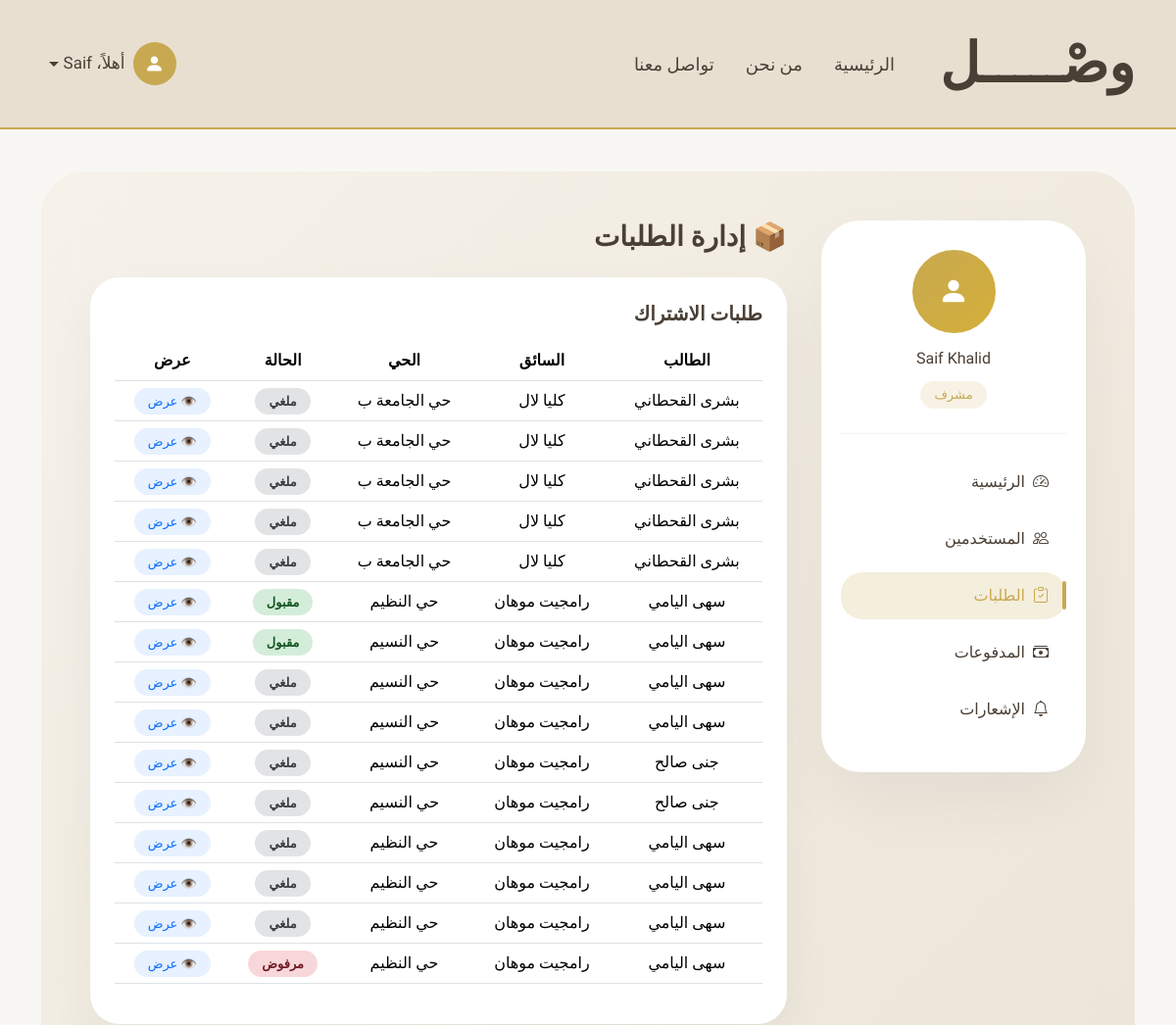
Before: /admin-panel/requests/ (signed in, upper part) with the older database file.
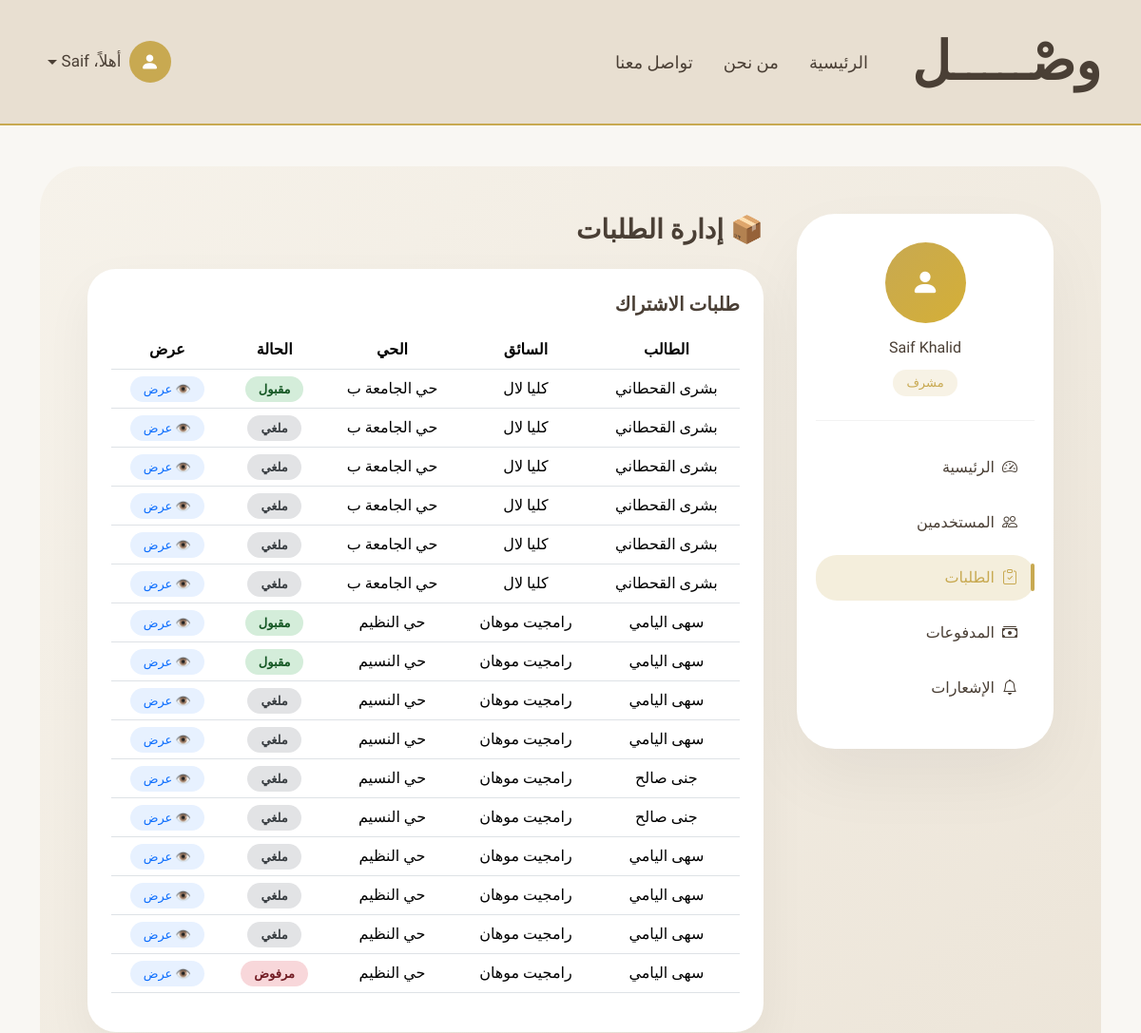
After: the same page with the newer database file.
### subscriptions/models.py (models this page shows, shortened)
class SubscriptionRequest(models.Model):
    STATUS_CHOICES = (
        ("pending", "قيد الانتظار"),
        ("approved", "مقبول"),
        ("rejected", "مرفوض"),
        ("cancelled", "ملغي"),
    )
    student = models.ForeignKey(
        StudentProfile,
        on_delete=models.CASCADE,
        related_name="subscription_requests"
    )
    subscription = models.ForeignKey(
        Subscription,
        on_delete=models.CASCADE,
        related_name="requests"
    )
    status = models.CharField(
        max_length=20,
        choices=STATUS_CHOICES,
        default="pending"
    )
    request_date = models.DateTimeField(auto_now_add=True)
    decision_date = models.DateTimeField(blank=True, null=True)
    joined_at = models.DateTimeField(null=True, blank=True)
    price_snapshot = models.DecimalField(
        max_digits=8,
        decimal_places=2,
        blank=True,
        null=True
    )
    note = models.TextField(blank=True, null=True)
    class Meta:
        constraints = [
            models.UniqueConstraint(
                fields=["student", "subscription"],
                condition=Q(status__in=["pending", "approved"]),
                name="unique_active_subscription_request"
            )
        ]

class Subscription(models.Model):
    DURATION_CHOICES = (
        ("monthly", "شهري"),
        ("semester", "فصلي"),
    )
    STATUS_CHOICES = (
        ("active", "Active"),
        ("inactive", "Inactive"),
        ("full", "Full"),
    )
    driver = models.ForeignKey(
        DriverProfile,
        on_delete=models.CASCADE,
        related_name="subscriptions"
    )
    neighborhood = models.CharField(max_length=200)
    price = models.DecimalField(max_digits=8, decimal_places=2)
    seats = models.PositiveIntegerField()
    available_seats = models.PositiveIntegerField()
    duration = models.CharField(
        max_length=20,
        choices=DURATION_CHOICES
    )
    status = models.CharField(
        max_length=20,
        choices=STATUS_CHOICES,
        default="active"
    )
    start_date = models.DateField()
    end_date = models.DateField()
    notes = models.TextField(blank=True, null=True)
    created_at = models.DateTimeField(auto_now_add=True)

### student/models.py (models this page shows, shortened)
class StudentProfile(models.Model):
    GENDER_CHOICES = (
        ("male", "ذكر"),
        ("female", "أنثى"),
    )
    user = models.OneToOneField(
        settings.AUTH_USER_MODEL,
        on_delete=models.CASCADE,
        related_name="student_profile"
    )
    neighborhood = models.CharField(
        max_length=150
    )
    location_url = models.URLField(
        blank=True,
        null=True
    )
    university_name = models.CharField(
        max_length=150
    )
    gender = models.CharField(
        max_length=10,
        choices=GENDER_CHOICES
    )
    created_at = models.DateTimeField(auto_now_add=True)

### accounts/models.py (models this page shows, shortened)
class User(AbstractUser):
    username = None  # حذفنا username رسميًا
    ROLE_CHOICES = (
        ('student', 'طالب'),
        ('driver', 'سائق'),
        ('admin', 'مشرف'),  # 🔥 الجديد
    )
    STATUS_CHOICES = (
        ('active', 'نشط'),
        ('banned', 'محظور'),
    )
    ADMIN_LEVELS = (
        (1, "Super Admin"),
        (2, "Manager"),
    )
    admin_level = models.IntegerField(
        choices=ADMIN_LEVELS,
        null=True,
        blank=True
    )
    email = models.EmailField(unique=True)
    role = models.CharField(
        max_length=20,
        choices=ROLE_CHOICES,
        default='student'
    )
    phone = models.CharField(max_length=20)
    city = models.ForeignKey(
        City,
        on_delete=models.PROTECT,
        related_name="users",
        verbose_name="المدينة"
    )
    status = models.CharField(
        max_length=20,
        choices=STATUS_CHOICES,
        default='active'
    )
    USERNAME_FIELD = "email"
    REQUIRED_FIELDS = ["first_name", "last_name", "phone"]
    objects = CustomUserManager()
    @property
    def full_name(self):
        return f"{self.first_name} {self.last_name}"

### driver/models.py (models this page shows, shortened)
class DriverProfile(models.Model):
    VERIFICATION_STATUS = (
        ("incomplete", "غير مكتمل"),
        ("pending", "قيد المراجعة"),
        ("approved", "مقبول"),
        ("rejected", "مرفوض"),
    )
    user = models.OneToOneField(
        settings.AUTH_USER_MODEL,
        on_delete=models.CASCADE,
        related_name="driver_profile"
    )
    id_document_image = CloudinaryField(
        'image',
        folder='wasl/drivers/docs',
        blank=True,
        null=True
    )
    driving_license_image = CloudinaryField(
        'image',
        folder='wasl/drivers/docs',
        blank=True,
        null=True
    )
    vehicle_registration_image = CloudinaryField(
        'image',
        folder='wasl/drivers/vehicle',
        blank=True,
        null=True
    )
    vehicle_insurance_image = CloudinaryField(
        'image',
        folder='wasl/drivers/vehicle',
        blank=True,
        null=True
    )
    vehicle_front_image = CloudinaryField(
        'image',
        folder='wasl/drivers/vehicle',
        blank=True,
        null=True
    )
    vehicle_back_image = CloudinaryField(
        'image',
        folder='wasl/drivers/vehicle',
        blank=True,
        null=True
    )
    vehicle_side_image = CloudinaryField(
        'image',
        folder='wasl/drivers/vehicle',
        blank=True,
        null=True
    )
    vehicle_model = models.CharField(
        max_length=100,
        blank=True,
        null=True
    )
    verification_status = models.CharField(
        max_length=20,
        choices=VERIFICATION_STATUS,
        default="incomplete"
    )
    rejection_reason = models.TextField(
        blank=True,
        null=True
    )
    submitted_at = models.DateTimeField(auto_now_add=True)
    updated_at = models.DateTimeField(auto_now=True)
    reviewed_at = models.DateTimeField(blank=True, null=True)

### admin_panel/decorators.py (the view)
        def wrapper(request, *args, **kwargs):
            if request.user.role != "admin":
                return redirect("main:index")
            if request.user.admin_level not in levels:
                return redirect("main:index")
            return view_func(request, *args, **kwargs)

### admin_panel/views.py (called while the page is built)
@admin_required(levels=[1, 2])
def requests_list(request):
    request_status = request.GET.get("status")
    driver_status = request.GET.get("driver_status")
    requests = SubscriptionRequest.objects.select_related(
        "student__user",
        "subscription__driver__user"
    ).order_by("-request_date")
    drivers = DriverProfile.objects.select_related(
        "user"
    ).order_by("-submitted_at")
    if request_status:
        requests = requests.filter(status=request_status)
    if driver_status:
        drivers = drivers.filter(verification_status=driver_status)
    context = {
        "requests": requests,
        "drivers": drivers,
    }
    return render(request, "admin_panel/requests.html", context)

### admin_panel/templates/admin_panel/requests.html (shortened to what this page needs)
{% extends "admin_panel/admin_base.html" %}
{% block admin_content %}
<h3 class="mb-4 fw-bold">📦 إدارة الطلبات</h3>
<div class="section-card">
<h5 class="mb-3">طلبات الاشتراك</h5>
<table class="table text-center align-middle">
    <thead>
        <tr>
            <th>الطالب</th>
            <th>السائق</th>
            <th>الحي</th>
            <th>الحالة</th>
            <th>عرض</th>
        </tr>
    </thead>
    <tbody>
    {% for req in requests %}
        <tr>
            <td>{{ req.student.user.full_name }}</td>
            <td>{{ req.subscription.driver.user.full_name }}</td>
            <td>{{ req.subscription.neighborhood }}</td>
            <td>
                <span class="status-badge
                    {% if req.status == 'pending' %}pending
                    {% elif req.status == 'approved' %}approved
                    {% elif req.status == 'rejected' %}rejected
                    {% elif req.status == 'cancelled' %}cancelled
                    {% endif %}
                ">
                    {{ req.get_status_display }}
                </span>
            </td>
            <td>
                <a href="{% url 'admin_panel:request_detail' req.id %}" class="view-btn">
                    👁️ عرض
                </a>
            </td>
        </tr>
    {% endfor %}
    </tbody>
</table>
</div>
{% endblock %}

Changed rows visible on the page:
added SubscriptionRequest: student.user.full_name "بشرى القحطاني", subscription.driver.user.full_name "كليا لال", subscription.neighborhood "حي الجامعة ب", status "مقبول"
